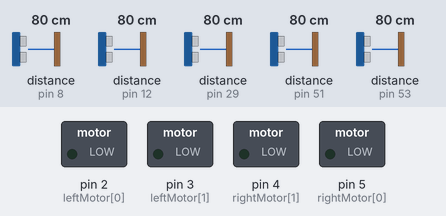
Bench run of a sketch on a simulated Arduino Uno, built with avr-gcc and run on an emulated ATmega328P. Parts: switched loads named in the sketch (green lamp = pin HIGH). Dashed ring = blinking. Inputs (shaded band) come from the test bench; at power-on: distance to the obstacle (sensors on pin 8, pin 53, pin 12, pin 29, pin 51) 80 cm. What the sketch prints to the serial monitor is not drawn.

Above: at 0.95 s.
1.7 s: distance to the obstacle (sensor on pin 8) set to 258 cm
5.2 s: distance to the obstacle (sensor on pin 8) set to 266 cm
At 6.7 s:
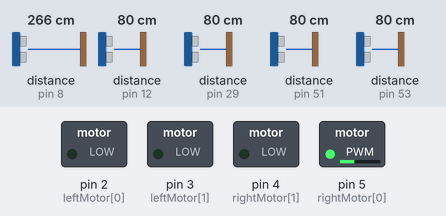
7.6 s: distance to the obstacle (sensor on pin 53) set to 162 cm
11.3 s: distance to the obstacle (sensor on pin 53) set to 171 cm
At 12.1 s:
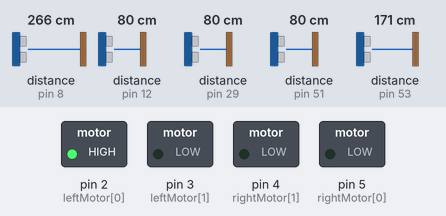
15.0 s: distance to the obstacle (sensor on pin 12) set to 47 cm
18.5 s: distance to the obstacle (sensor on pin 12) set to 41 cm
At 19.0 s:
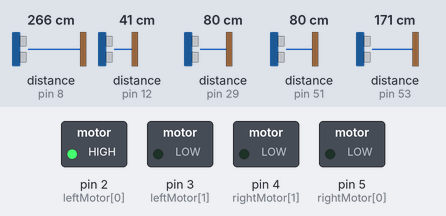
Timing chart, 0 to 21.5 s (numbered marks = the images above; inputs shaded):
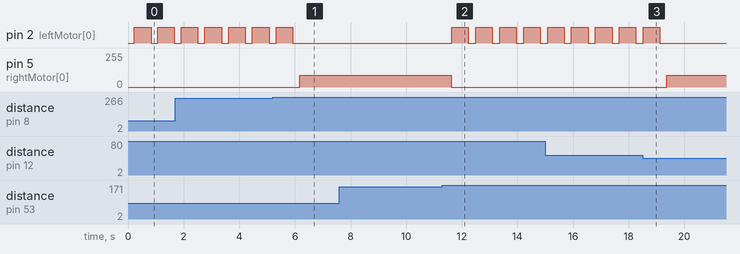

Measured:
- the behaviour switches between 262 and 263 cm on distance to the obstacle (sensor on pin 8) (found by bisection; images 0 and 1)
- the behaviour switches between 165 and 166 cm on distance to the obstacle (sensor on pin 53) (found by bisection; images 1 and 2)
- the behaviour switches between 44 and 43 cm on distance to the obstacle (sensor on pin 12) (found by bisection; images 2 and 3)
- after the input at 5.2 s, pin 2 (leftMotor[0]): goes on until 5.9 s, then stays LOW; pin 5 (rightMotor[0]): 0/255 → 90/255 after 0.97 s
- after the input at 7.6 s, every drawn part: stays the same
- after the input at 11.3 s, pin 2 (leftMotor[0]): alternates HIGH for 0.60 s and LOW for 0.26 s, starting after 0.34 s; pin 5 (rightMotor[0]): 90/255 → 0/255 after 0.33 s
- after the input at 18.5 s, pin 2 (leftMotor[0]): goes on until 19.1 s, then stays LOW; pin 5 (rightMotor[0]): 0/255 → 90/255 after 0.87 s
- by itself, pin 2 (leftMotor[0]): alternates HIGH for 0.60 s and LOW for 0.25 s

The sketch:

only_weights.ino
```cpp
#include <math.h>
#include "NewPing.h"

const int PatternCount =1;
const int InputNodes = 5;
const int HiddenNodes = 10;
const int OutputNodes = 4;
float Input[PatternCount][InputNodes+1];
float O;

#define MAX_DISTANCE 400
  double leftDistance, frontDistance, rightDistance,leftdownDistance,rightdownDistance;
  int leftMotor[] = {2, 3};
  int rightMotor[] = {5, 4};

NewPing leftSonar(9, 8, MAX_DISTANCE);
NewPing frontSonar (28, 29, MAX_DISTANCE);
NewPing rightSonar (13, 12, MAX_DISTANCE);
NewPing rightdownSonar (50, 51, MAX_DISTANCE);
NewPing leftdownSonar (52, 53, MAX_DISTANCE);

void updateDistance()
{
    Serial.println("Updating distances: ");
    leftDistance = leftSonar.ping() / US_ROUNDTRIP_CM;
    frontDistance = frontSonar.ping() / US_ROUNDTRIP_CM;
    rightDistance = rightSonar.ping() / US_ROUNDTRIP_CM;
    leftdownDistance = leftdownSonar.ping() / US_ROUNDTRIP_CM;
    rightdownDistance = rightdownSonar.ping() / US_ROUNDTRIP_CM;

    Serial.println("Front: " + String(frontDistance) + " cm");
    Serial.println("Left: " + String(leftDistance) + " cm");
    Serial.println("Right: " + String(rightDistance) + " cm");
    Serial.println("Leftdown: " + String(leftdownDistance) + " cm");
    Serial.println("Rightdown: " + String(rightdownDistance) + " cm");
}
void inputtarget()
{
  updateDistance();

  Input[0][0] = leftDistance;
  Input[0][1] = frontDistance;
  Input[0][2] = rightDistance;
  Input[0][3] = leftdownDistance;
  Input[0][4] = rightdownDistance;
  /**********************
  Bias for Hidden layer
  ***********************/
  Input[0][5]=1;
}


int i, j, p, q, r;
int RandomizedIndex[PatternCount];
long  TrainingCycle;
float Rando;
float Accum;


float Hidden[HiddenNodes];
float Output[OutputNodes];
float HiddenWeights[InputNodes+1][HiddenNodes];
float OutputWeights[HiddenNodes+1][OutputNodes];
void setup()
{
  Serial.begin(9600);
  randomSeed(analogRead(3));
  for( p = 0 ; p < PatternCount ; p++ )
  {
    RandomizedIndex[p] = p ;
  }
  for (int i = 0; i < 2; i++){
        pinMode(leftMotor[i], OUTPUT);
        pinMode(rightMotor[i], OUTPUT);
  }
  }
/**/
void setMotors(int l, int r)
{
    if (l >= 0 && r >= 0)
    {
        analogWrite(leftMotor[0], l);
        digitalWrite(leftMotor[1], LOW);
        analogWrite(rightMotor[0], r);
        digitalWrite(rightMotor[1], LOW);
    }

    else if (l < 0 && r < 0)
    {
        r = -r;
        l = -l;
        digitalWrite(leftMotor[0], LOW);
        analogWrite(leftMotor[1], l);
        digitalWrite(rightMotor[0], LOW);
        analogWrite(rightMotor[1], r);
    }

    else if (l > 0 && r < 0)
    {
        analogWrite(leftMotor[0], l);
        digitalWrite(leftMotor[1], LOW);
        digitalWrite(rightMotor[0], LOW);
        analogWrite(rightMotor[1], r);
    }

    else if (l < 0 && r > 0)
    {
        digitalWrite(leftMotor[0], LOW);
        analogWrite(leftMotor[1], l);
        analogWrite(rightMotor[0], r);
        digitalWrite(rightMotor[1], LOW);
    }

    else
    {
        digitalWrite(leftMotor[0], LOW);
        digitalWrite(leftMotor[1], LOW);
        digitalWrite(rightMotor[0], LOW);
        digitalWrite(rightMotor[1], LOW);
    }
}
void motordirection()
{
    if(O==Output[0])
  {
    Serial.println("front");
    setMotors(90,90);

  }

 else if(O==Output[1])
 {
  Serial.println("left");
  setMotors(0,0);
    delay(10);
    setMotors(0,150);
    delay(600);
    setMotors(0,0);
    delay(10);
 }
 else if(O==Output[2])
 {
  Serial.println("right");
  setMotors(0,0);
    delay(10);
  setMotors(150,0);
   delay(600);
    setMotors(0,0);
    delay(10);
 }
 else if(O==Output[3])
  {
    Serial.println("back");
    setMotors(0,0);
    delay(1000);
    setMotors(-150,-150);
  }
}
/**/
void toTerminal()
{
  for( p = 0 ; p < PatternCount ; p++ )
  {
    Serial.println();
    Serial.print ("  Training Pattern: ");
    Serial.println (p);
    Serial.print ("  Input ");
    for( i = 0 ; i <InputNodes ; i++ ) {
      Serial.print (Input[p][i], DEC);
      Serial.print (" ");
    }

    for( i = 0 ; i < HiddenNodes ; i++ ) {
      Accum = HiddenWeights[InputNodes][i] ;
      for( j = 0 ; j <=InputNodes ; j++ ) {
        Accum += Input[p][j] * HiddenWeights[j][i] ;
      }
      Hidden[i] = 1.0/(1.0 + exp(-Accum)) ;
    }
    /****************************
    Bias for Output layer
    *****************************/
    Hidden[10]=3;


    for( i = 0 ; i < OutputNodes ; i++ ) {
      Accum = OutputWeights[HiddenNodes][i] ;
      for( j = 0 ; j <=HiddenNodes ; j++ ) {
        Accum += Hidden[j] * OutputWeights[j][i] ;
      }
      Output[i] = 1.0/(1.0 + exp(-Accum)) ;
    }
    Serial.print ("  Output ");
    for( i = 0 ; i < OutputNodes ; i++ ) {
      Serial.print (Output[i],5);
      Serial.print (" ");
    }
  }
}

void weights()
{

HiddenWeights[0][0]=-0.123846022463959;
HiddenWeights[0][1]=-0.00943216170181901;
HiddenWeights[0][2]=0.0529408461862648;
HiddenWeights[0][3]=-0.123864861930569;
HiddenWeights[0][4]=0.0113203978845675;
HiddenWeights[0][5]=-0.0209666967752174;
HiddenWeights[0][6]=0.260817369960935;
HiddenWeights[0][7]=0.0291801603463181;
HiddenWeights[0][8]=0.0687477758262452;
HiddenWeights[0][9]=-0.864956860786283;

HiddenWeights[1][0]=0.179099982170336;
HiddenWeights[1][1]=0.190785920164527;
HiddenWeights[1][2]=-0.0744938157672159;
HiddenWeights[1][3]=0.179125725651186;
HiddenWeights[1][4]=-0.212801209888234;
HiddenWeights[1][5]=0.0875463811271163;
HiddenWeights[1][6]=-0.132303846236798;
HiddenWeights[1][7]=-0.0852946696659487;
HiddenWeights[1][8]=-0.0188061560562580;
HiddenWeights[1][9]=-0.0188061560562580;

HiddenWeights[2][0]=-0.00476675710696819;
HiddenWeights[2][1]=-0.0541091777140061;
HiddenWeights[2][2]=0.00695561747720111;
HiddenWeights[2][3]=-0.00476836570700222;
HiddenWeights[2][4]=0.0574879315133481;
HiddenWeights[2][5]=0.314365219824837;
HiddenWeights[2][6]=0.0667069941885243;
HiddenWeights[2][7]=0.0445408186051293;
HiddenWeights[2][8]=-0.0460329218589721;
HiddenWeights[2][9]=0.00258787072128847;


HiddenWeights[3][0]=0.272066753019938;
HiddenWeights[3][1]=0.850182470535221;
HiddenWeights[3][2]=0.209714254537584;
HiddenWeights[3][3]=-0.424980325760586;
HiddenWeights[3][4]=-0.242110712630647;
HiddenWeights[3][5]=0.0126711577044135;
HiddenWeights[3][6]=-0.0241007773642907;
HiddenWeights[3][7]=0.122445369549045;
HiddenWeights[3][8]=0.0949081343997307;
HiddenWeights[3][9]=0.531629709341710;

HiddenWeights[4][0]=-0.226277786889064;
HiddenWeights[4][1]=-1.07942633839939;
HiddenWeights[4][2]=0.00374740660295069;
HiddenWeights[4][3]=-0.226097517221839;
HiddenWeights[4][4]=1.12138471351235;
HiddenWeights[4][5]=-0.958152167190698;
HiddenWeights[4][6]=-0.599777076292437;
HiddenWeights[4][7]=-0.0936665737257557;
HiddenWeights[4][8]=-0.0527183458031945;
HiddenWeights[4][9]=2.26661910952386;

/*******************
Bias weights for hidden layer
*******************/
HiddenWeights[5][0]=0.725672124264006;
HiddenWeights[5][1]=1.70097846731911;
HiddenWeights[5][2]=-2.12085948352692;
HiddenWeights[5][3]=4.21016572174907;
HiddenWeights[5][4]=-3.87932342110579;
HiddenWeights[5][5]=-0.267754558222678;
HiddenWeights[5][6]=-0.376779071410262;
HiddenWeights[5][7]=-0.900098303287815;
HiddenWeights[5][8]=-3.07183805010884;
HiddenWeights[5][9]=2.96963517757095;


OutputWeights[0][0]=-0.500056800850571;
OutputWeights[0][1]=0.500057086503142;
OutputWeights[0][2]=2.43680532615379e-07;
OutputWeights[0][3]=-5.29333104318573e-07;

OutputWeights[1][0]=0.499975812510385;
OutputWeights[1][1]=-0.499976500989936;
OutputWeights[1][2]=-0.500000126618779;
OutputWeights[1][3]=0.500000815098330;

OutputWeights[2][0]=0.000139421696241365;
OutputWeights[2][1]=-0.000139147698381058;
OutputWeights[2][2]=-1.74941539084963e-07;
OutputWeights[2][3]=-9.90563211608096e-08;

OutputWeights[3][0]=0.500074842730003;
OutputWeights[3][1]=-0.500074650708225;
OutputWeights[3][2]=-2.99427916670697e-07;
OutputWeights[3][3]=1.07406138182355e-07;

OutputWeights[4][0]=0.499993545348272;
OutputWeights[4][1]=-0.499941196329069;
OutputWeights[4][2]=-0.500052642014435;
OutputWeights[4][3]=0.500000292995232;

OutputWeights[5][0]=-2.00765286920690e-07;
OutputWeights[5][1]=0.500052648036074;
OutputWeights[5][2]=-0.500052433776244;
OutputWeights[5][3]=-1.34945432432261e-08;

OutputWeights[6][0]=6.41759346347621e-06;
OutputWeights[6][1]=-0.500059665715155;
OutputWeights[6][2]=0.500053023157881;
OutputWeights[6][3]=2.24963810352230e-07;

OutputWeights[7][0]=-6.45664492142652e-05;
OutputWeights[7][1]=6.46381440627136e-05;
OutputWeights[7][2]=-2.08508840804720e-07;
OutputWeights[7][3]=1.36813992286779e-07;

OutputWeights[8][0]=-5.76519959392238e-05;
OutputWeights[8][1]=5.76846518190429e-05;
OutputWeights[8][2]=7.46977759354211e-08;
OutputWeights[8][3]=-1.07353655702976e-07;

OutputWeights[9][0]=-0.499994065766919;
OutputWeights[9][1]=-5.91485259262892e-05;
OutputWeights[9][2]=0.500052981564082;
OutputWeights[9][3]=2.32728762916888e-07;

/**********************************
Bias weights for output layer
***********************************/
OutputWeights[10][0]=0.500017528740862;
OutputWeights[10][1]=-1.70779076485777e-05;
OutputWeights[10][2]=0.499999706371240;
OutputWeights[10][3]=-1.57204453092786e-07;
  }
void loop (){

inputtarget();
weights();

  toTerminal();

  O=max((float)max(Output[0],Output[1]),(float)max(Output[2],Output[3]));
  Serial.println(O,5);
  motordirection();
}
```
